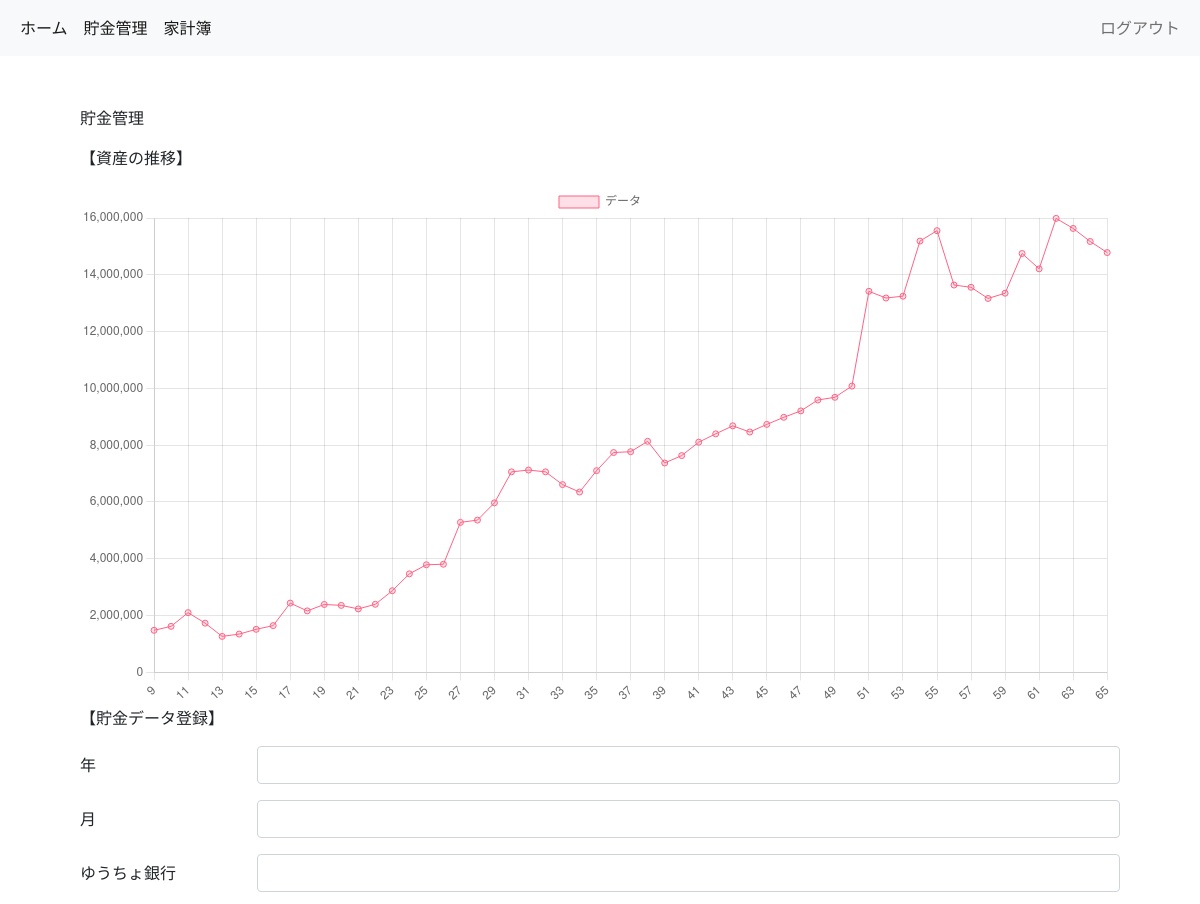
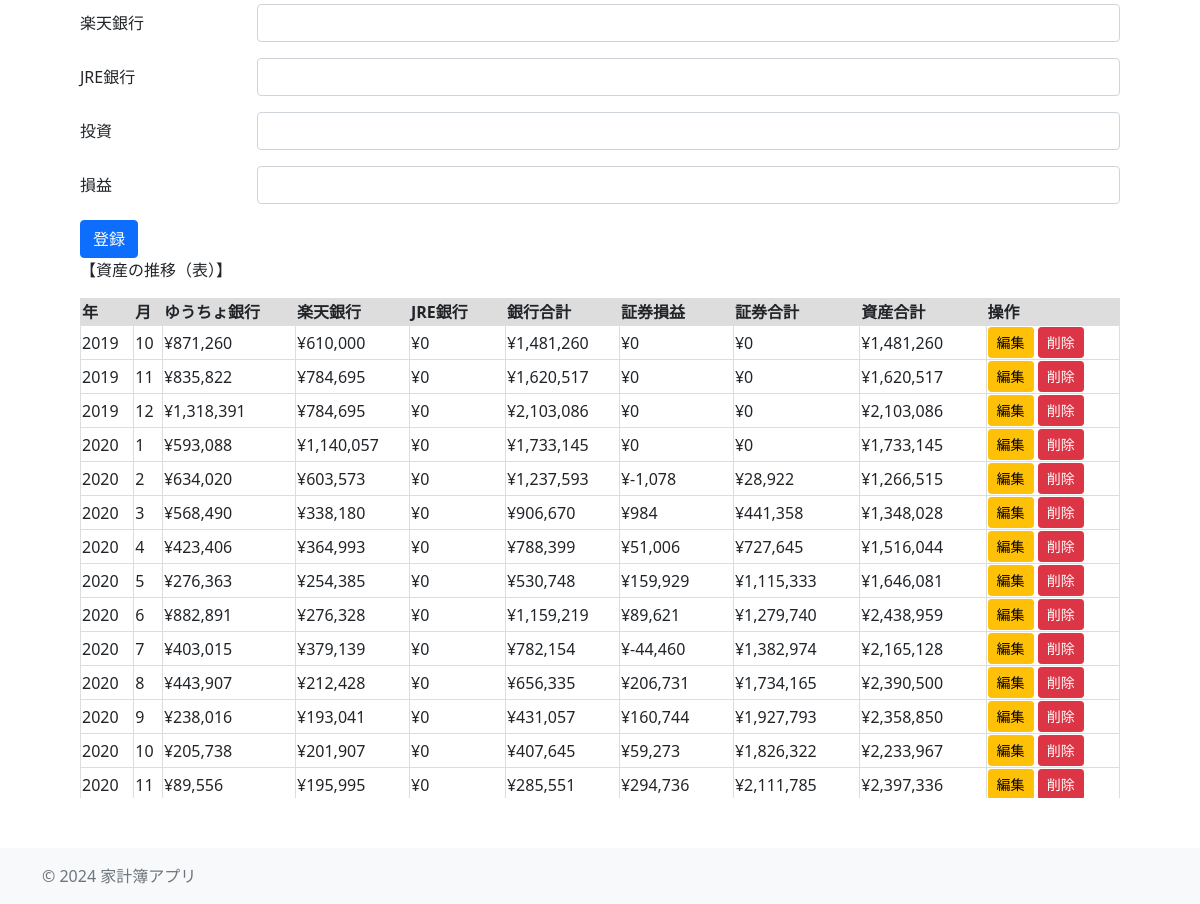
/savings (signed in), run on the app's committed database (2 pictures, top to bottom).
### models.py (models this page shows, shortened)
class SavingsData(db.Model):
    __tablename__ = 'savings_data'
    id = db.Column(db.Integer, primary_key=True)
    year = db.Column(db.Integer)
    month = db.Column(db.Integer)
    yucho_asset = db.Column(db.Integer)
    rakuten_asset = db.Column(db.Integer)
    jre_asset = db.Column(db.Integer)
    bank_total = db.Column(db.Integer)
    investment_asset = db.Column(db.Integer)
    profit_loss = db.Column(db.Integer)
    total_money = db.Column(db.Integer)

### app.py (the view)
@app.route('/savings')
@login_required
def savings():
    savings = SavingsData.query.all()
    labels, values = get_data()
    return render_template('savings.html', savings=savings, labels=labels, values=values)

### app.py (called while the page is built)
def login_required(f):
    @wraps(f)
    def decorated_function(*args, **kwargs):
        if 'user_id' not in session:
            return redirect(url_for('login'))
        return f(*args, **kwargs)
    return decorated_function

def get_data():
    data = SavingsData.query.all()
    labels = [account.id for account in data]
    values = [account.total_money for account in data]
    return labels, values

### templates/savings.html (shortened to what this page needs)
{% extends "base.html" %}
{% block content %}
<p>貯金管理</p>
<p>【資産の推移】</p>
<canvas id="myChart"></canvas>
<script>
    var ctx = document.getElementById('myChart').getContext('2d');
    var myChart = new Chart(ctx, {
        type: 'line',
        data: {
            labels: {{ labels | tojson }},
            datasets: [{
      label: 'データ',
                data: {{ values | tojson }},
                backgroundColor: 'rgba(255, 99, 132, 0.2)',
                borderColor: 'rgba(255, 99, 132, 1)',
                borderWidth: 1
            }]
        },
        options: {
            scales: {
                y: {
                    beginAtZero: true
                }
            }
        }
    });
</script>
<p>【貯金データ登録】</p>
<form action="/add_saving" method="post">
  <div class="row mb-3">
    <label for="input-item-id" class="col-sm-2 col-form-label">年</label>
    <div class="col-sm-10">
      <input
        type="number"
        class="form-control"
        name="input-year"
      />
    </div>
  </div>
  <div class="row mb-3">
    <label for="input-item-id" class="col-sm-2 col-form-label">月</label>
    <div class="col-sm-10">
      <input
        type="number"
        class="form-control"
        name="input-month"
      />
    </div>
  </div>
  <div class="row mb-3">
    <label for="input-item-id" class="col-sm-2 col-form-label">ゆうちょ銀行</label>
    <div class="col-sm-10">
      <input
        type="number"
        class="form-control"
        name="input-yucho"
      />
    </div>
  </div>
  <div class="row mb-3">
    <label for="input-item-id" class="col-sm-2 col-form-label">楽天銀行</label>
    <div class="col-sm-10">
      <input
        type="number"
        class="form-control"
        name="input-rakuten"
      />
    </div>
  </div>
  <div class="row mb-3">
    <label for="input-item-id" class="col-sm-2 col-form-label">JRE銀行</label>
    <div class="col-sm-10">
      <input
        type="number"
        class="form-control"
        name="input-jre"
      />
    </div>
  </div>
  <div class="row mb-3">
    <label for="input-item-id" class="col-sm-2 col-form-label">投資</label>
    <div class="col-sm-10">
      <input
        type="number"
        class="form-control"
        name="input-invest"
      />
    </div>
  </div>
  <div class="row mb-3">
    <label for="input-item-id" class="col-sm-2 col-form-label">損益</label>
    <div class="col-sm-10">
      <input
        type="number"
        class="form-control"
        name="input-loss"
      />
    </div>
  </div>
  <button type="submit" class="btn btn-primary" formmethod="post">
    登録
  </button>
</form>
<p>【資産の推移（表）】</p>
<div class="scrollable-table">
  <table class=table-container">
      <thead>
        <tr>
          <th scope="col">年</th>
          <th scope="col">月</th>
          <th scope="col">ゆうちょ銀行</th>
          <th scope="col">楽天銀行</th>
          <th scope="col">JRE銀行</th>
          <th scope="col">銀行合計</th>
          <th scope="col">証券損益</th>
          <th scope="col">証券合計</th>
          <th scope="col">資産合計</th>
          <th scope="col">操作</th>
        </tr>
      </thead>
      <tbody>
        {% for saving in savings%}
        <tr>
          <td>{{saving.year}}</td>
          <td>{{saving.month}}</td>
          <td class="saving_money">{{saving.yucho_asset}}</td>
          <td class="saving_money">{{saving.rakuten_asset}}</td>
          <td class="saving_money">{{saving.jre_asset}}</td>
          <td class="saving_money">{{saving.bank_total}}</td>
          <td class="saving_money">{{saving.profit_loss}}</td>
          <td class="saving_money">{{saving.investment_asset}}</td>
          <td class="saving_money">{{saving.total_money}}</td>
          <td>
            <a href="edit/{{ saving.id }}" class="btn btn-sm btn-warning">編集</a>
            <a href="delete/{{ saving.id }}" class="btn btn-sm btn-danger">削除</a>
          </td>
        </tr>
        {% endfor %}
      </tbody>
    </table>
    </div>
{% endblock %}

### templates/base.html (shortened to what this page needs)
<!DOCTYPE html>
<html lang="ja">
<head>
    <link href="https://cdn.jsdelivr.net/npm/bootstrap@5.0.2/dist/css/bootstrap.min.css" rel="stylesheet">
</head>
<body>
    <nav class="navbar navbar-expand-lg navbar-light bg-light">
        <div class="container-fluid">
            <div class="collapse navbar-collapse" id="navbarSupportedContent">
                <ul class="navbar-nav me-auto mb-2 mb-lg-0">
                    <li class="nav-item">
                        <a class="nav-link active" aria-current="page" href="/">ホーム</a>
                    </li>
                    <li class="nav-item">
                        <a class="nav-link active" aria-current="page" href="/savings">貯金管理</a>
                    </li>
                    <li class="nav-item">
                        <a class="nav-link active" aria-current="page" href="/budget">家計簿</a>
                    </li>
                </ul>
                <ul class="navbar-nav">
                    <li class="nav-item">
                        <a class="nav-link" href="/logout">ログアウト</a>
                    </li>
                </ul>
            </div>
        </div>
    </nav>
    <div class="container" style="padding:50px 50px">
        {% block content %}
        {% endblock %}
    </div>
    <footer class="footer mt-auto py-3 bg-light">
        <div class="container">
            <span class="text-muted">© 2024 家計簿アプリ</span>
        </div>
    </footer>
</body>
</html>

### templates/savings.html (style rules this page uses)
.scrollable-table { overflow-x: auto; height: 500px; width: 100%; }
table { width: 100%; border-collapse: collapse; }
th, td { padding: 1px 1px; border: 1px solid #ddd; }
thead th { position: sticky; top: 0; background-color: #ddd; z-index: 1; }

### data on the page
SavingsData: year "2019", month "10", yucho_asset "¥871,260", rakuten_asset "¥610,000", jre_asset "¥0", bank_total "¥1,481,260", profit_loss "¥0", investment_asset "¥0", total_money "¥1,481,260"
SavingsData: year "2019", month "11", yucho_asset "¥835,822", rakuten_asset "¥784,695", jre_asset "¥0", bank_total "¥1,620,517", profit_loss "¥0", investment_asset "¥0", total_money "¥1,620,517"
SavingsData: year "2019", month "12", yucho_asset "¥1,318,391", rakuten_asset "¥784,695", jre_asset "¥0", bank_total "¥2,103,086", profit_loss "¥0", investment_asset "¥0", total_money "¥2,103,086"
SavingsData: year "2020", month "1", yucho_asset "¥593,088", rakuten_asset "¥1,140,057", jre_asset "¥0", bank_total "¥1,733,145", profit_loss "¥0", investment_asset "¥0", total_money "¥1,733,145"
SavingsData: year "2020", month "2", yucho_asset "¥634,020", rakuten_asset "¥603,573", jre_asset "¥0", bank_total "¥1,237,593", profit_loss "¥-1,078", investment_asset "¥28,922", total_money "¥1,266,515"
SavingsData: year "2020", month "3", yucho_asset "¥568,490", rakuten_asset "¥338,180", jre_asset "¥0", bank_total "¥906,670", profit_loss "¥984", investment_asset "¥441,358", total_money "¥1,348,028"
SavingsData: year "2020", month "4", yucho_asset "¥423,406", rakuten_asset "¥364,993", jre_asset "¥0", bank_total "¥788,399", profit_loss "¥51,006", investment_asset "¥727,645", total_money "¥1,516,044"
SavingsData: year "2020", month "5", yucho_asset "¥276,363", rakuten_asset "¥254,385", jre_asset "¥0", bank_total "¥530,748", profit_loss "¥159,929", investment_asset "¥1,115,333", total_money "¥1,646,081"
SavingsData: year "2020", month "6", yucho_asset "¥882,891", rakuten_asset "¥276,328", jre_asset "¥0", bank_total "¥1,159,219", profit_loss "¥89,621", investment_asset "¥1,279,740", total_money "¥2,438,959"
SavingsData: year "2020", month "7", yucho_asset "¥403,015", rakuten_asset "¥379,139", jre_asset "¥0", bank_total "¥782,154", profit_loss "¥-44,460", investment_asset "¥1,382,974", total_money "¥2,165,128"
SavingsData: year "2020", month "8", yucho_asset "¥443,907", rakuten_asset "¥212,428", jre_asset "¥0", bank_total "¥656,335", profit_loss "¥206,731", investment_asset "¥1,734,165", total_money "¥2,390,500"
SavingsData: year "2020", month "9", yucho_asset "¥238,016", rakuten_asset "¥193,041", jre_asset "¥0", bank_total "¥431,057", profit_loss "¥160,744", investment_asset "¥1,927,793", total_money "¥2,358,850"
SavingsData: year "2020", month "10", yucho_asset "¥205,738", rakuten_asset "¥201,907", jre_asset "¥0", bank_total "¥407,645", profit_loss "¥59,273", investment_asset "¥1,826,322", total_money "¥2,233,967"
SavingsData: year "2020", month "11", yucho_asset "¥89,556", rakuten_asset "¥195,995", jre_asset "¥0", bank_total "¥285,551", profit_loss "¥294,736", investment_asset "¥2,111,785", total_money "¥2,397,336"

### other printed values
chart data {{ labels | tojson }} [9, 10, 11, 12, 13, 14, 15, 16, 17, 18, 19, 20, 21, 22, 23, 24, 25, 26, 27, 28, 29, 30, 31, 32, 33, 34, 35, 36, 37, 38, 39, 40, 41, 42, 43, 44, 45, 46, 47, 48, 49, 50, 51, 52, 53, 54, 55, 56, 57, 58, 59, 60, 61, 62, 63, 64, 65]
